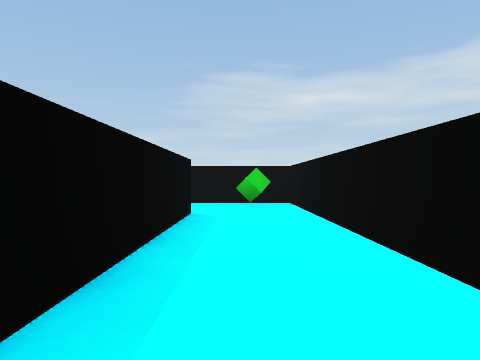
view 1 (above)

16 first-person views from a walk through a 3-D level made in the Unity game engine. The camera is 0.62 m above the floor, looks level and sees 70° across. The floor is counted in squares, 1 m on a side. Each view is taken from the middle of a square. On the plan, view 1 faces up. The plan holds only what a view shows up to about 10 squares ahead; the rest is blank. The player character is not drawn.

view 2
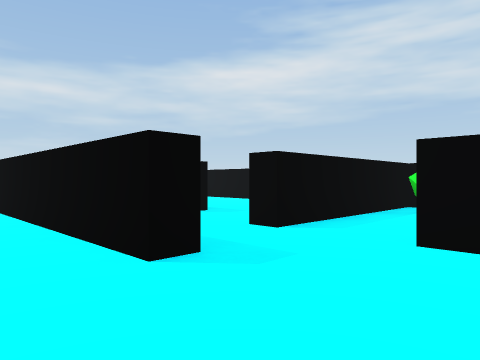

view 3
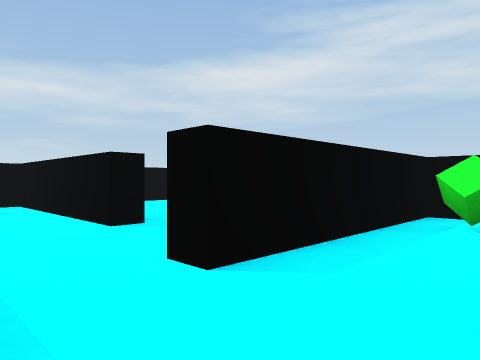

view 4
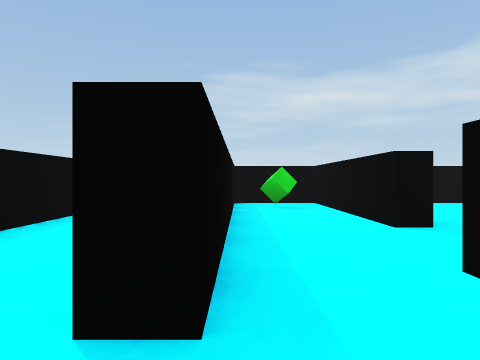

view 5
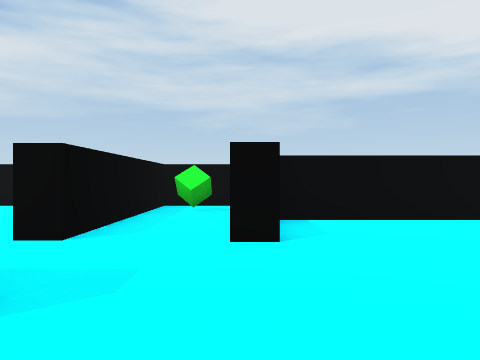

view 6
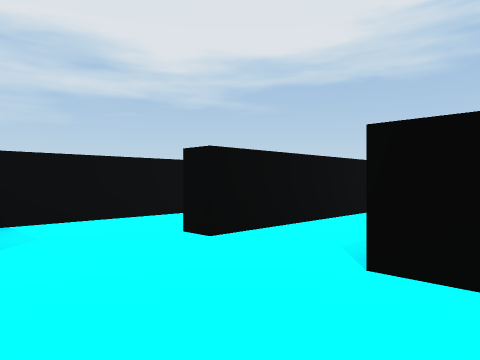

view 7
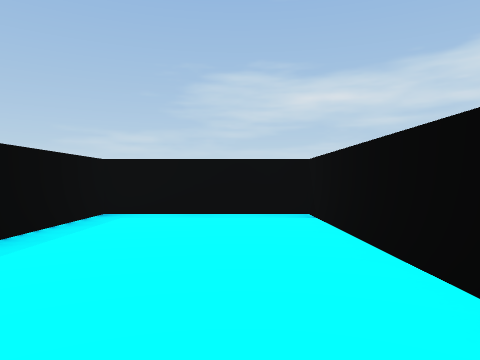

view 8
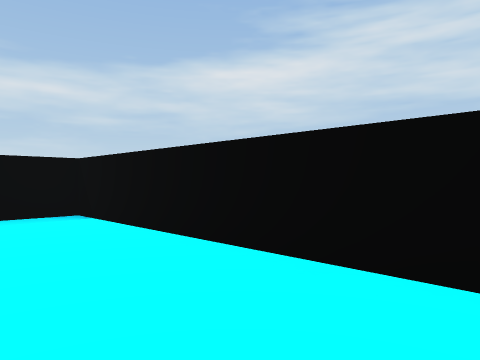

view 9
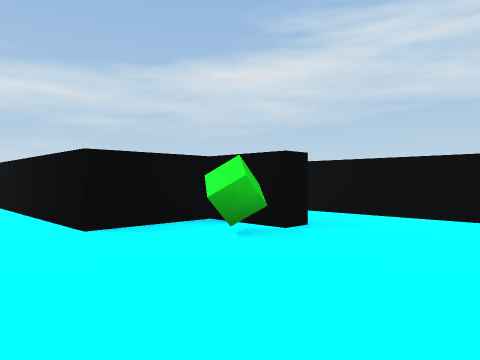

view 10
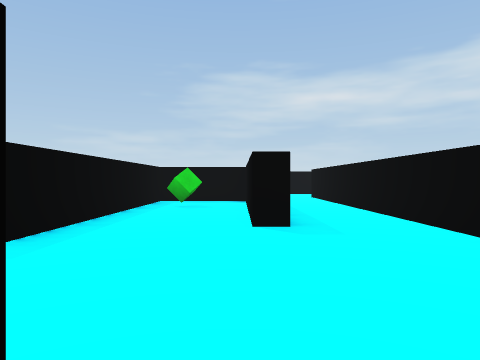

view 11
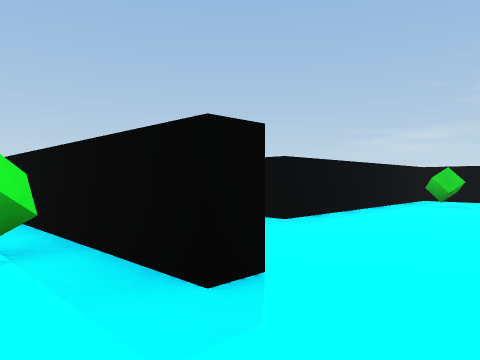

view 12
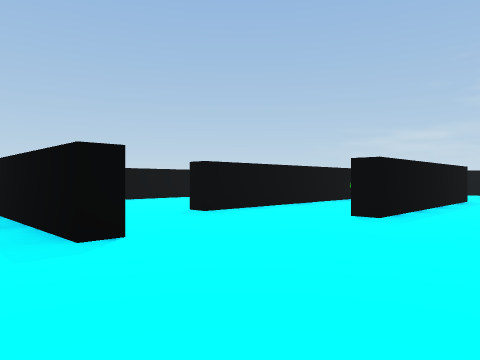

view 13
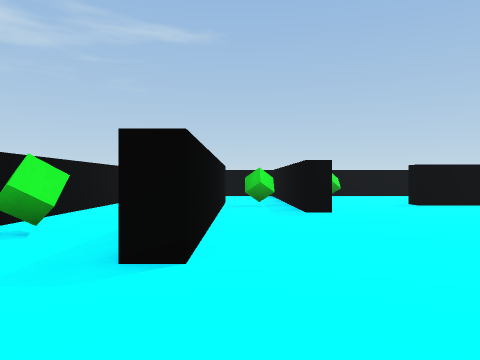

view 14
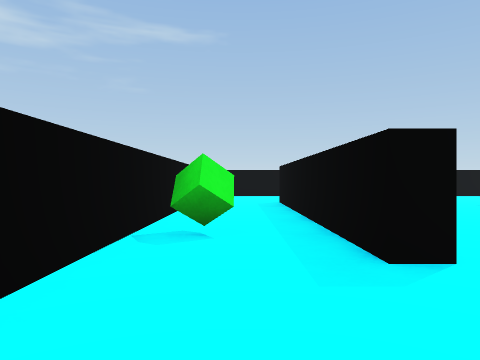

view 15
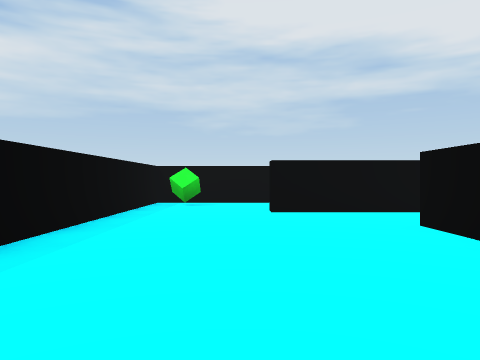

view 16
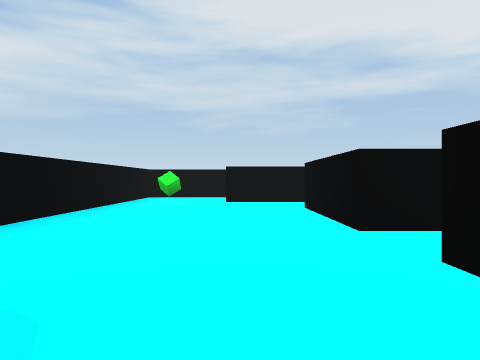

### Floor plan
Points are (right, up) in squares from view 1. A wall is a line through its corners. A room is listed if a view was taken in it or the views show most of it. See-through windows are left out.
Room 1 (views 1, 2, 3, 4, 5, 6)
walls: (2.9, -4.5) (2.9, -2.6); (8.3, 0.2) (8.3, 1.8) (3.5, 1.8)
ways out: opening at (2, -3.5) to room 3; opening at (0.5, 1) to room 4; opening at (3, 2) to room 5; opening at (3, -1.5)
objects: green cube (7, 1)
Room 2 (views 7, 8)
walls: (4.6, 4.5) (4, 4.5); (8.3, 5.4) (8.3, 9.2) (4.5, 9.2) (4.5, 6.6)
ways out: opening at (4, 3.5) to room 5
Room 3 (views 9, 10, 11, 12, 13, 14)
walls: (-4.5, -5.1) (-4.5, -5.7) (-9, -5.7); (-2.4, -7.9) (-7.5, -7.9); (-3.3, -1.4) (-3.8, -1.4) (-3.8, 3.4); (1.1, -4.3) (0.5, -4.3) (0.5, -2.8) (-1.4, -2.8); (-7.2, -7.4) (-2.1, -7.4); (2.9, -6.4) (2.9, -4.5); (-7.2, -10.2) (-2, -10.2); (-4.9, 4.1) (-6.3, 4.1) (-6.3, -2.8) (-6.9, -2.8)
ways out: opening at (2, -3.5) to room 1; opening at (-2.5, -2.5) to room 4; opening at (-7.3, -7.3); opening at (-7, -3.5)
objects: green cube (-6, -7); green cube (-5, 2); green cube (-2, -9); green cube (0, -4)
Room 4 (views 15, 16)
walls: (-0.9, 6.4) (-0.9, 4.1); (-6.8, 3.5) (-6.8, 4.5) (-3.3, 4.5) (-3.3, -1.4); (1.4, 2.8) (1.4, 9.2) (-6.4, 9.2); (-1.4, -2.8) (-1.4, 6.5)
ways out: opening at (0.5, 1) to room 1; opening at (-2.5, -2.5) to room 3; opening at (-8, 4)
objects: green cube (0, 8)
Room 5 (no view inside)
walls: (4, 4.5) (4, 9.2) (1.9, 9.2); (1.9, 8.9) (1.9, 4.6); (3.5, 1.8) (3.5, 2.4)
ways out: opening at (3, 2) to room 1; opening at (4, 3.5) to room 2
objects: green cube (3, 8)

Positions as (right, up) in squares from view 1, and headings:
1: (0, 0), facing up
2: (0, -1), facing up-right
3: (2, 0), facing up-right
4: (2, 0), facing up
5: (0, 0), facing right
6: (0, 0), facing down-right
7: (7, 3), facing up
8: (6, 3), facing up-right
9: (-3, -7), facing up-right
10: (-4, -6), facing up
11: (-3, -7), facing up-left
12: (-1, -7), facing up-left
13: (2, -7), facing left
14: (2, -9), facing left
15: (-8, 7), facing right
16: (-11, 6), facing right
